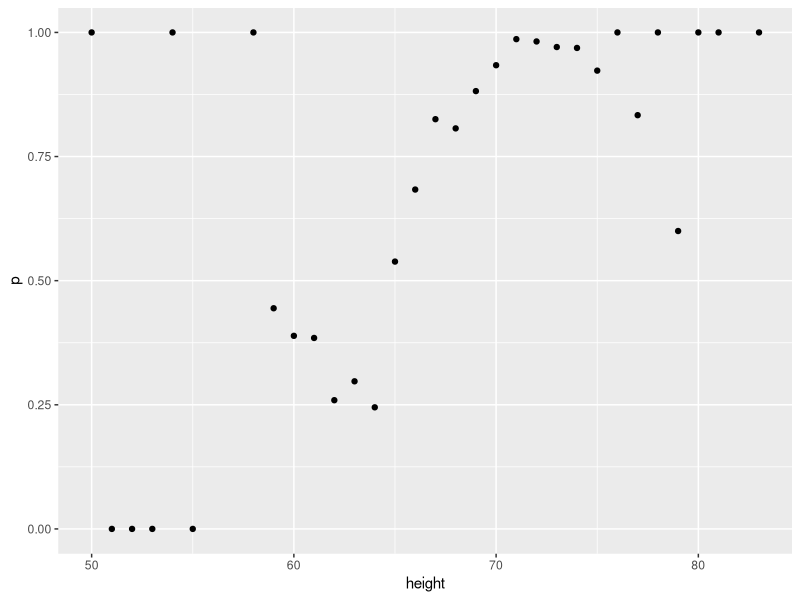
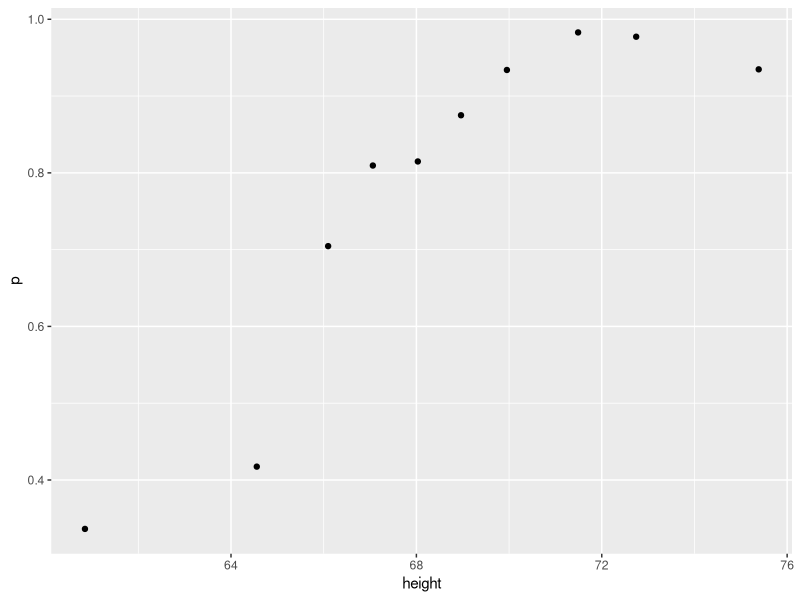
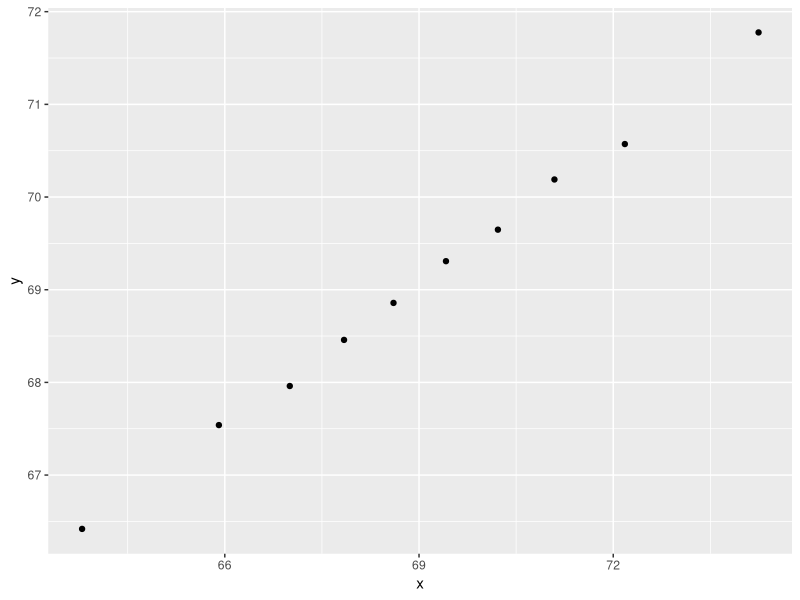

The R script that drew these images, in order:
## ---- chunk 1
knitr::opts_chunk$set(echo = TRUE)
## ---- chunk 2
set.seed(1, sample.kind="Rounding") 
disease <- sample(c(0,1), size=1e6, replace=TRUE, prob=c(0.98,0.02))
test <- rep(NA, 1e6)
test[disease==0] <- sample(c(0,1), size=sum(disease==0), replace=TRUE, prob=c(0.90,0.10))
test[disease==1] <- sample(c(0,1), size=sum(disease==1), replace=TRUE, prob=c(0.15, 0.85))
## ---- chunk 3
mean(test)
## ---- chunk 4
mean(disease[test==0])
## ---- chunk 5
mean(disease[test==1]==1)
## ---- chunk 6
mean(disease[test==1]==1)/mean(disease==1)
## ---- chunk 7
library(dslabs)
library(dplyr)
library(tidyverse)

data("heights")
heights %>% 
	mutate(height = round(height)) %>%
	group_by(height) %>%
	summarize(p = mean(sex == "Male")) %>%
	qplot(height, p, data =.)
## ---- chunk 8
ps <- seq(0, 1, 0.1)
heights %>% 
	mutate(g = cut(height, quantile(height, ps), include.lowest = TRUE)) %>%
	group_by(g) %>%
	summarize(p = mean(sex == "Male"), height = mean(height)) %>%
	qplot(height, p, data =.)
## ---- chunk 9
Sigma <- 9*matrix(c(1,0.5,0.5,1), 2, 2)
dat <- MASS::mvrnorm(n = 10000, c(69, 69), Sigma) %>%
	data.frame() %>% setNames(c("x", "y"))
## ---- chunk 10
ps <- seq(0, 1, 0.1)
dat %>% 
	mutate(g = cut(x, quantile(x, ps), include.lowest = TRUE)) %>%
group_by(g) %>%
summarize(y = mean(y), x = mean(x)) %>%
	qplot(x, y, data =.)
